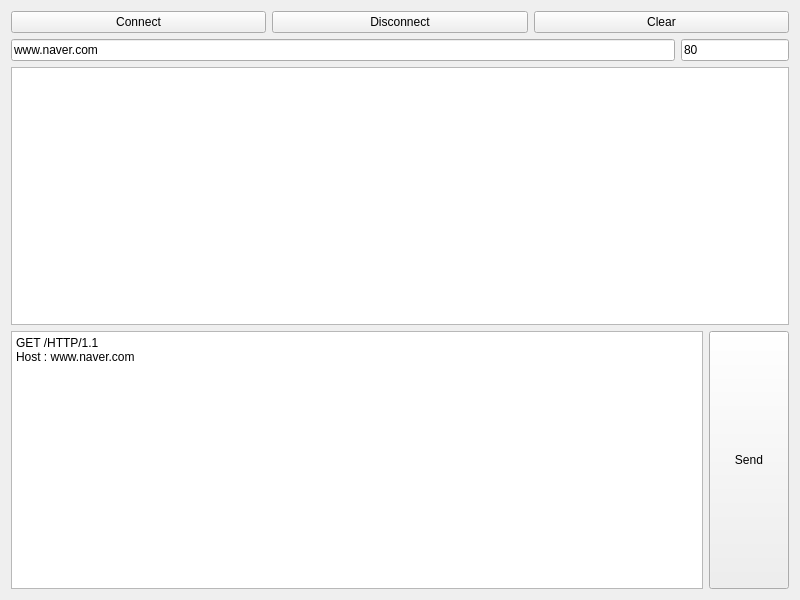
<?xml version="1.0" encoding="UTF-8"?>
<ui version="4.0">
 <class>Widget</class>
 <widget class="QWidget" name="Widget">
  <property name="geometry">
   <rect>
    <x>0</x>
    <y>0</y>
    <width>800</width>
    <height>600</height>
   </rect>
  </property>
  <property name="windowTitle">
   <string>Widget</string>
  </property>
  <layout class="QGridLayout" name="gridLayout">
   <item row="0" column="0">
    <layout class="QVBoxLayout" name="verticalLayout">
     <item>
      <layout class="QHBoxLayout" name="horizontalLayout_2">
       <item>
        <widget class="QPushButton" name="pbConnect">
         <property name="text">
          <string>Connect</string>
         </property>
        </widget>
       </item>
       <item>
        <widget class="QPushButton" name="pbDisconnect">
         <property name="text">
          <string>Disconnect</string>
         </property>
        </widget>
       </item>
       <item>
        <widget class="QPushButton" name="pbClear">
         <property name="text">
          <string>Clear</string>
         </property>
        </widget>
       </item>
      </layout>
     </item>
     <item>
      <layout class="QHBoxLayout" name="horizontalLayout">
       <item>
        <widget class="QLineEdit" name="leHost">
         <property name="text">
          <string>www.naver.com</string>
         </property>
        </widget>
       </item>
       <item>
        <widget class="QLineEdit" name="lePort">
         <property name="sizePolicy">
          <sizepolicy hsizetype="Fixed" vsizetype="Fixed">
           <horstretch>0</horstretch>
           <verstretch>0</verstretch>
          </sizepolicy>
         </property>
         <property name="text">
          <string>80</string>
         </property>
        </widget>
       </item>
      </layout>
     </item>
     <item>
      <widget class="QPlainTextEdit" name="pteMessage"/>
     </item>
     <item>
      <layout class="QHBoxLayout" name="horizontalLayout_3">
       <item>
        <widget class="QPlainTextEdit" name="ptdSend">
         <property name="plainText">
          <string>GET /HTTP/1.1
Host : www.naver.com</string>
         </property>
        </widget>
       </item>
       <item>
        <widget class="QPushButton" name="pbSend">
         <property name="sizePolicy">
          <sizepolicy hsizetype="Minimum" vsizetype="Expanding">
           <horstretch>0</horstretch>
           <verstretch>0</verstretch>
          </sizepolicy>
         </property>
         <property name="text">
          <string>Send</string>
         </property>
        </widget>
       </item>
      </layout>
     </item>
    </layout>
   </item>
  </layout>
 </widget>
 <resources/>
 <connections/>
</ui>
